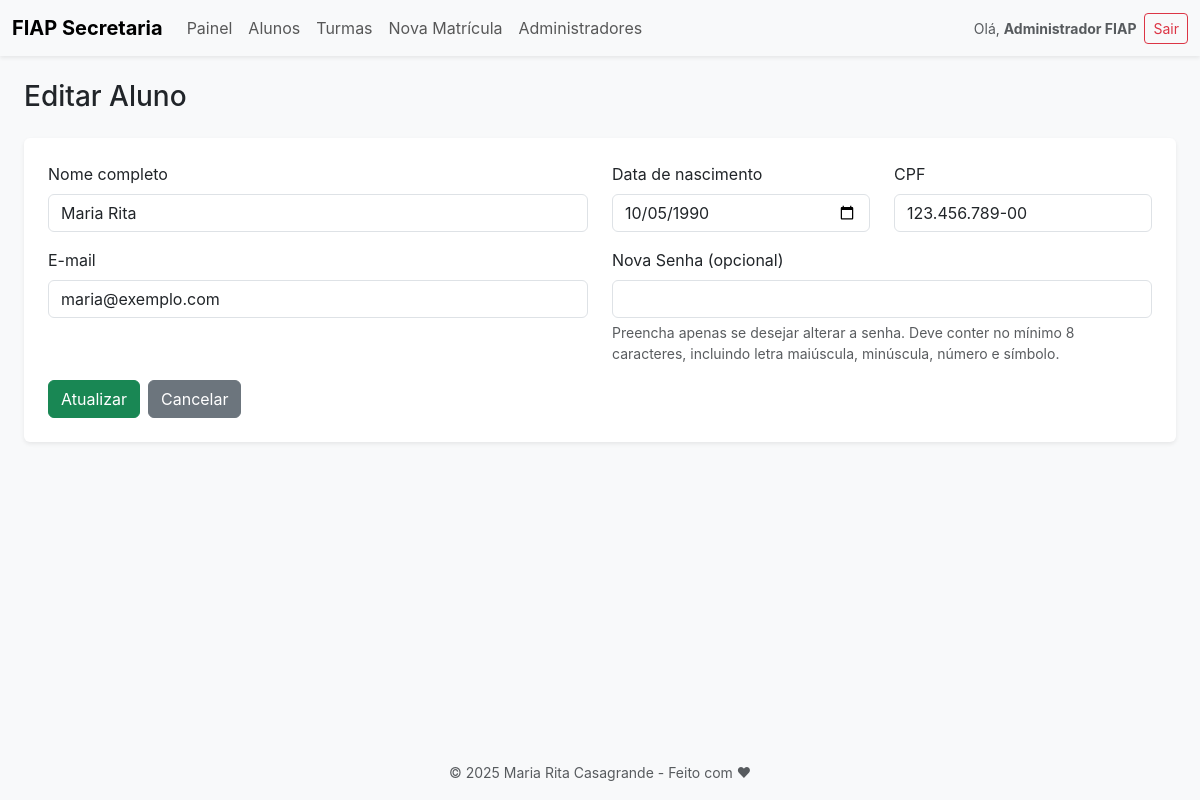
The page /index.php?page=alunos&action=editar&id=1 (signed in) on the database as committed earlier.
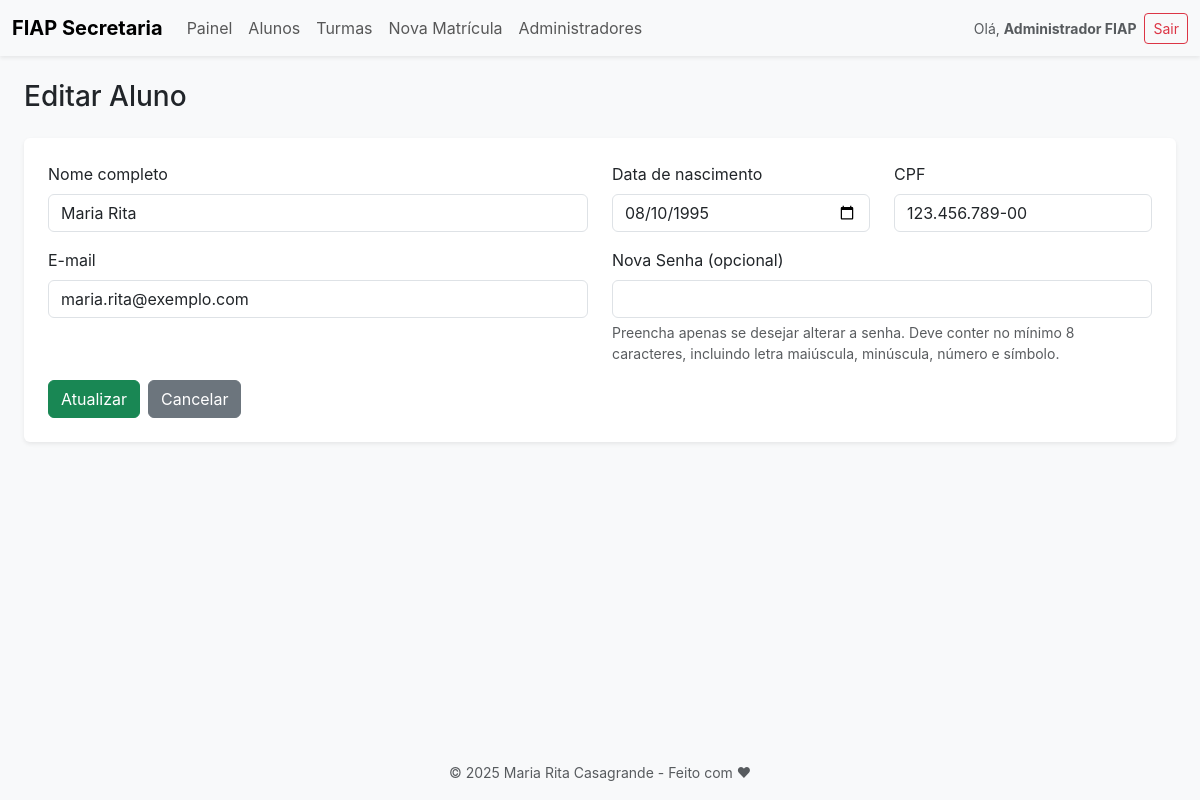
The same page on the database as committed later.
### tables this page shows
CREATE TABLE alunos (
    id INT AUTO_INCREMENT PRIMARY KEY,
    nome VARCHAR(100) NOT NULL,
    data_nascimento DATE NOT NULL,
    cpf VARCHAR(14) NOT NULL UNIQUE,
    email VARCHAR(100) NOT NULL UNIQUE,
    senha VARCHAR(255) NOT NULL,
    criado_em TIMESTAMP DEFAULT CURRENT_TIMESTAMP
);

### controllers/AlunoController.php (called while the page is built, shortened)
<?php
require_once BASE_PATH . '/models/Aluno.php';
class AlunoController
{
    private $model;
    public function __construct()
    {
        $this->model = new Aluno();
    }
    public function editar()
    {
        $aluno = $this->model->buscarPorId($_GET['id']);
        $erro = $_GET['erro'] ?? null;
        include BASE_PATH . '/views/alunos/editar.php';
    }
}

### models/Aluno.php (called while the page is built, shortened)
<?php
class Aluno
{
    public function buscarPorId($id)
    {
        $conn = (new Database())->connect();
        $stmt = $conn->prepare("SELECT * FROM alunos WHERE id = :id");
        $stmt->bindValue(':id', $id, PDO::PARAM_INT);
        $stmt->execute();
        return $stmt->fetch(PDO::FETCH_ASSOC);
    }
}

### views/alunos/editar.php (the view, shortened to what this page needs)
<!DOCTYPE html>
<html lang="pt-br">
<head>
    <link href="https://cdn.jsdelivr.net/npm/bootstrap@5.3.0/dist/css/bootstrap.min.css" rel="stylesheet">
</head>
<body class="bg-light">
<?php include BASE_PATH . '/views/partials/header.php'; ?>
<div class="container-fluid px-4">
    <h1 class="mb-4 fs-3">Editar Aluno</h1>
    <form method="POST" action="index.php?page=alunos&action=atualizar" class="bg-white p-4 rounded shadow-sm needs-validation" novalidate>
        <div class="row mb-3">
            <div class="col-md-6">
                <label for="nome" class="form-label">Nome completo</label>
                <input type="text" class="form-control" id="nome" name="nome" required minlength="3" value="<?= htmlspecialchars($aluno['nome']) ?>">
            </div>
            <div class="col-md-3">
                <label for="data_nascimento" class="form-label">Data de nascimento</label>
                <input type="date" class="form-control" id="data_nascimento" name="data_nascimento" required value="<?= htmlspecialchars($aluno['data_nascimento']) ?>">
            </div>
            <div class="col-md-3">
                <label for="cpf" class="form-label">CPF</label>
                <input type="text" class="form-control <?= (!empty($erro) && stripos($erro, 'cpf') !== false) ? 'is-invalid' : '' ?>" id="cpf" name="cpf" required value="<?= htmlspecialchars($aluno['cpf']) ?>">
            </div>
        </div>
        <div class="row mb-3">
            <div class="col-md-6">
                <label for="email" class="form-label">E-mail</label>
                <input type="email" class="form-control <?= (!empty($erro) && stripos($erro, 'email') !== false) ? 'is-invalid' : '' ?>" id="email" name="email" required value="<?= htmlspecialchars($aluno['email']) ?>">
            </div>
            <div class="col-md-6">
                <label for="senha" class="form-label">Nova Senha (opcional)</label>
                <input type="password"
                       class="form-control <?= (!empty($erro) && stripos($erro, 'senha') !== false) ? 'is-invalid' : '' ?>"
                       id="senha"
                       name="senha"
                       pattern="(?=.*[a-z])(?=.*[A-Z])(?=.*\d)(?=.*\W).{8,}">
                <div class="form-text">
                    Preencha apenas se desejar alterar a senha. Deve conter no mínimo 8 caracteres, incluindo letra maiúscula, minúscula, número e símbolo.
                </div>
            </div>
        </div>
        <div class="d-flex flex-wrap gap-2">
            <button type="submit" class="btn btn-success">Atualizar</button>
            <a href="index.php?page=alunos&action=listar" class="btn btn-secondary">Cancelar</a>
        </div>
    </form>
</div>
<?php include BASE_PATH . '/views/partials/footer.php'; ?>
</body>
</html>

Rows that differ between the two databases and show on the page:
changed alunos "Maria Rita": data_nascimento "10/05/1990" → "08/10/1995"; email "maria@exemplo.com" → "maria.rita@exemplo.com"
